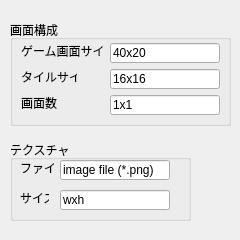
<?xml version="1.0" encoding="UTF-8"?>
<ui version="4.0">
 <class>Form</class>
 <widget class="QWidget" name="Form">
  <property name="geometry">
   <rect>
    <x>0</x>
    <y>0</y>
    <width>240</width>
    <height>240</height>
   </rect>
  </property>
  <property name="minimumSize">
   <size>
    <width>240</width>
    <height>240</height>
   </size>
  </property>
  <property name="windowTitle">
   <string>Form</string>
  </property>
  <widget class="QGroupBox" name="groupBox_3">
   <property name="geometry">
    <rect>
     <x>10</x>
     <y>140</y>
     <width>181</width>
     <height>81</height>
    </rect>
   </property>
   <property name="title">
    <string>テクスチャ</string>
   </property>
   <widget class="QLabel" name="label_3">
    <property name="geometry">
     <rect>
      <x>10</x>
      <y>20</y>
      <width>34</width>
      <height>16</height>
     </rect>
    </property>
    <property name="text">
     <string>ファイル</string>
    </property>
   </widget>
   <widget class="QLineEdit" name="tileW_2">
    <property name="geometry">
     <rect>
      <x>50</x>
      <y>20</y>
      <width>110</width>
      <height>20</height>
     </rect>
    </property>
    <property name="text">
     <string>image file (*.png)</string>
    </property>
   </widget>
   <widget class="QLabel" name="label_6">
    <property name="geometry">
     <rect>
      <x>10</x>
      <y>50</y>
      <width>29</width>
      <height>16</height>
     </rect>
    </property>
    <property name="text">
     <string>サイズ</string>
    </property>
   </widget>
   <widget class="QLineEdit" name="tileW_4">
    <property name="geometry">
     <rect>
      <x>50</x>
      <y>50</y>
      <width>110</width>
      <height>20</height>
     </rect>
    </property>
    <property name="text">
     <string>wxh</string>
    </property>
   </widget>
  </widget>
  <widget class="QGroupBox" name="groupBox">
   <property name="geometry">
    <rect>
     <x>10</x>
     <y>20</y>
     <width>221</width>
     <height>106</height>
    </rect>
   </property>
   <property name="title">
    <string>画面構成</string>
   </property>
   <widget class="QLabel" name="label">
    <property name="geometry">
     <rect>
      <x>11</x>
      <y>23</y>
      <width>83</width>
      <height>16</height>
     </rect>
    </property>
    <property name="text">
     <string>ゲーム画面サイズ</string>
    </property>
   </widget>
   <widget class="QLineEdit" name="tileSizeW">
    <property name="geometry">
     <rect>
      <x>100</x>
      <y>23</y>
      <width>110</width>
      <height>20</height>
     </rect>
    </property>
    <property name="text">
     <string>40x20</string>
    </property>
   </widget>
   <widget class="QLabel" name="label_10">
    <property name="geometry">
     <rect>
      <x>11</x>
      <y>49</y>
      <width>56</width>
      <height>16</height>
     </rect>
    </property>
    <property name="text">
     <string>タイルサイズ</string>
    </property>
   </widget>
   <widget class="QLineEdit" name="tileSizeW_2">
    <property name="geometry">
     <rect>
      <x>100</x>
      <y>49</y>
      <width>110</width>
      <height>20</height>
     </rect>
    </property>
    <property name="text">
     <string>16x16</string>
    </property>
   </widget>
   <widget class="QLabel" name="label_11">
    <property name="geometry">
     <rect>
      <x>11</x>
      <y>75</y>
      <width>36</width>
      <height>16</height>
     </rect>
    </property>
    <property name="text">
     <string>画面数</string>
    </property>
   </widget>
   <widget class="QLineEdit" name="tileSizeW_3">
    <property name="geometry">
     <rect>
      <x>100</x>
      <y>75</y>
      <width>110</width>
      <height>20</height>
     </rect>
    </property>
    <property name="text">
     <string>1x1</string>
    </property>
   </widget>
  </widget>
 </widget>
 <resources/>
 <connections/>
</ui>
